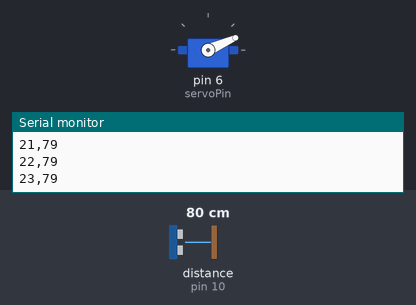
This sketch was run on a simulated Arduino Uno, built with avr-gcc and run on an emulated ATmega328P. Shown: servo, the last lines printed to the serial monitor. Wiring (inferred from the names in the program): ultrasonic range finder: trigger pin 9; echo pin 10. The inputs (shaded band) are chosen by the test bench; at power-on: distance to the obstacle (sensor on pin 10) 80 cm. The echo pulse lasts 58.3 µs per cm.

Above: at 1.7 s.
1.8 s: distance to the obstacle (sensor on pin 10) set to 2 cm
At 3.36 s:
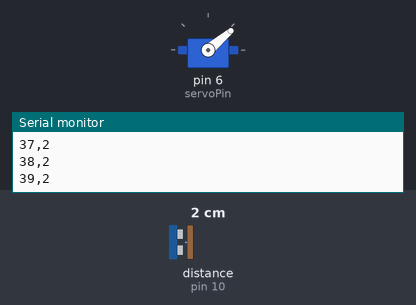
4.8 s: distance to the obstacle (sensor on pin 10) set to 299 cm
At 5.99 s:
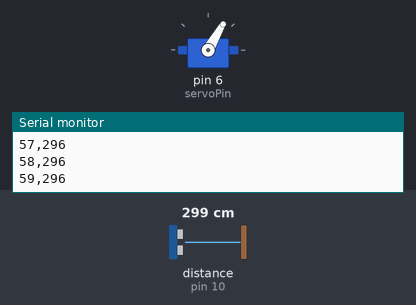
Timing chart, 0 to 19.0 s (numbered marks = the images above; inputs shaded):
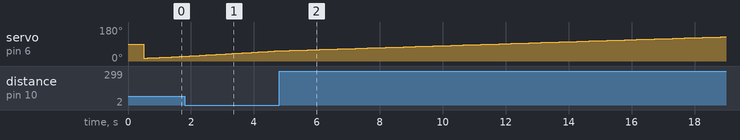

The sketch:

radar.ino.ino
```cpp
#include <Servo.h>  // import servo library so we can control the servo motor

Servo radarServo;  // create a servo object — this represents the physical servo

// define which Arduino pins everything is connected to
const int trigPin  = 9;   // trig pin sends the ultrasonic pulse out
const int echoPin  = 10;  // echo pin listens for the pulse to come back
const int servoPin = 6;   // servo signal wire

// sweep limits — kept off the servo's hard stops so the sensor cable
// isn't flexed at its extremes every single pass
const int SWEEP_MIN = 15;
const int SWEEP_MAX = 165;

// pulseIn timeout in microseconds. 25000us of round-trip travel is about
// 4.3m of range. Without this, a missing echo blocks for a FULL SECOND.
const unsigned long ECHO_TIMEOUT = 25000UL;

// === SENSOR FUNCTIONS ===

// sends one ultrasonic pulse and returns the distance in cm,
// or -1 if no echo came back before the timeout
long getDistance() {
  digitalWrite(trigPin, LOW);       // make sure trig starts LOW (clean state)
  delayMicroseconds(2);             // wait 2 microseconds

  digitalWrite(trigPin, HIGH);      // send a HIGH pulse to trigger the sensor
  delayMicroseconds(10);            // hold HIGH for 10 microseconds — minimum needed to trigger HC-SR04
  digitalWrite(trigPin, LOW);       // pull trig back LOW

  // measure how long echo pin stays HIGH (in microseconds)
  // this is the time sound took to travel to the object and back
  long duration = pulseIn(echoPin, HIGH, ECHO_TIMEOUT);

  // pulseIn returns 0 on timeout. That is NOT a distance of zero —
  // it means nothing was detected. Report it as -1 so it can't be
  // mistaken for an object sitting against the sensor face.
  if (duration == 0) return -1;

  return duration * 0.034 / 2;     // convert time to cm
                                   // 0.034 = speed of sound in cm per microsecond
                                   // divide by 2 because sound travels TO object AND back
}

// takes 5 readings and returns the median (middle value)
// this removes random spikes and gives a stable distance
long getStableDistance() {
  long readings[5];  // array to store 5 readings

  // take 5 readings with 10ms gap between each
  for (int i = 0; i < 5; i++) {
    readings[i] = getDistance();
    delay(10);
  }

  // bubble sort the 5 readings from smallest to largest
  for (int i = 0; i < 4; i++) {
    for (int j = 0; j < 4 - i; j++) {
      if (readings[j] > readings[j+1]) {
        long t = readings[j];          // swap readings[j] and readings[j+1]
        readings[j] = readings[j+1];
        readings[j+1] = t;
      }
    }
  }

  // return middle value — throws out the 2 highest and 2 lowest spikes
  // any -1 values sort to the bottom, so a median of -1 means at least
  // 3 of 5 reads found nothing — a genuine "nothing there"
  return readings[2];
}

// === SETUP ===

void setup() {
  pinMode(trigPin, OUTPUT);
  pinMode(echoPin, INPUT);
  radarServo.attach(servoPin);
  radarServo.write(90);     // start at center
  delay(500);               // let it settle before anything else
  Serial.begin(9600);
}

// === MAIN LOOP ===

void loop() {
  // sweep forward
  for (int angle = SWEEP_MIN; angle <= SWEEP_MAX; angle++) {
    radarServo.write(angle);              // move servo to this angle
    delay(50);                            // wait 50ms for servo to physically reach the angle
    long distance = getStableDistance();  // take a stable distance reading at this angle

    Serial.print(angle);      // send angle over serial
    Serial.print(",");        // comma separator
    Serial.println(distance); // send distance, newline tells the receiver data ended
  }

  // sweep back
  for (int angle = SWEEP_MAX; angle >= SWEEP_MIN; angle--) {
    radarServo.write(angle);
    delay(50);
    long distance = getStableDistance();

    Serial.print(angle);
    Serial.print(",");
    Serial.println(distance);
  }
}
```
